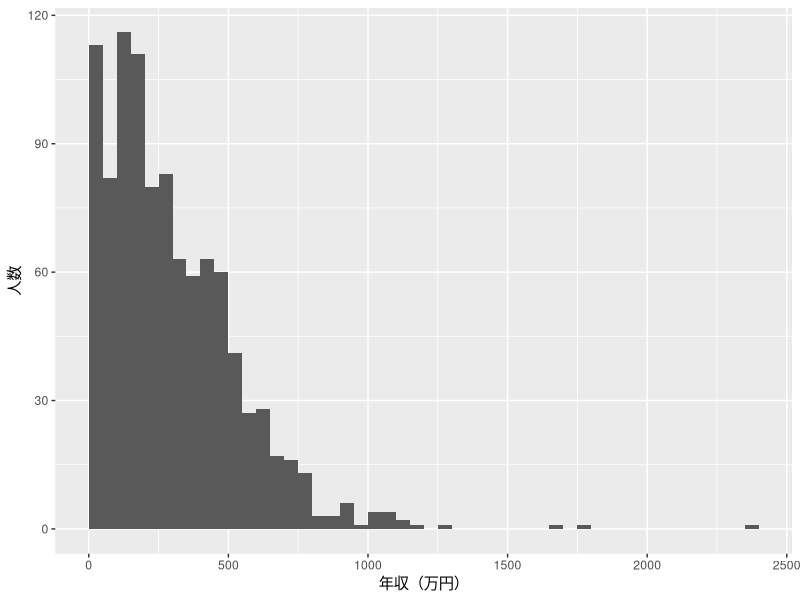
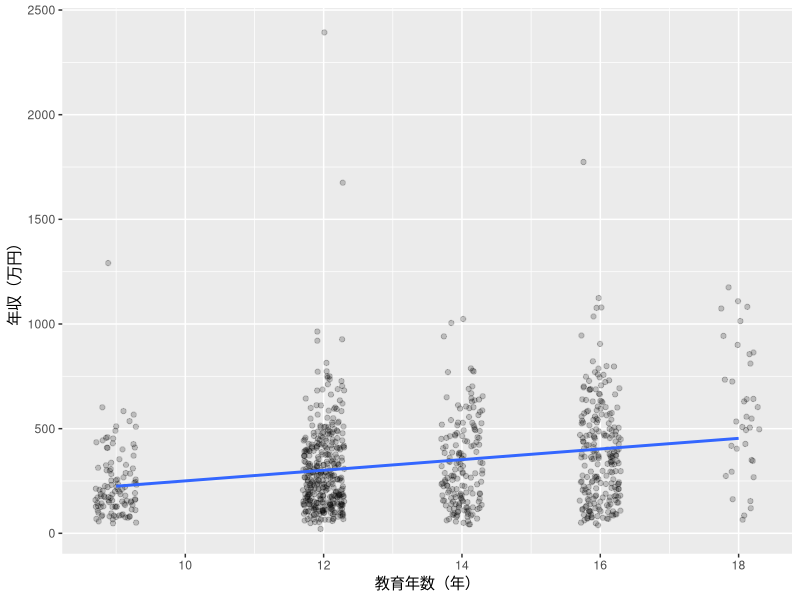
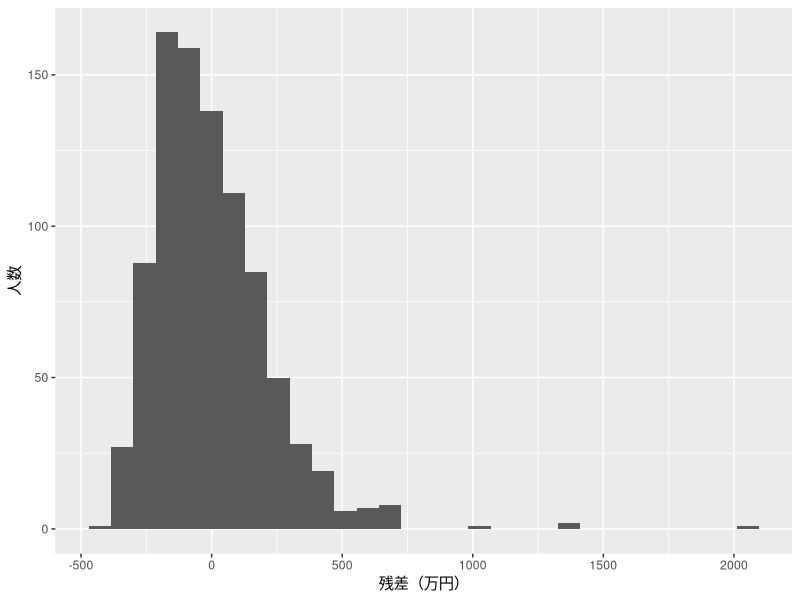
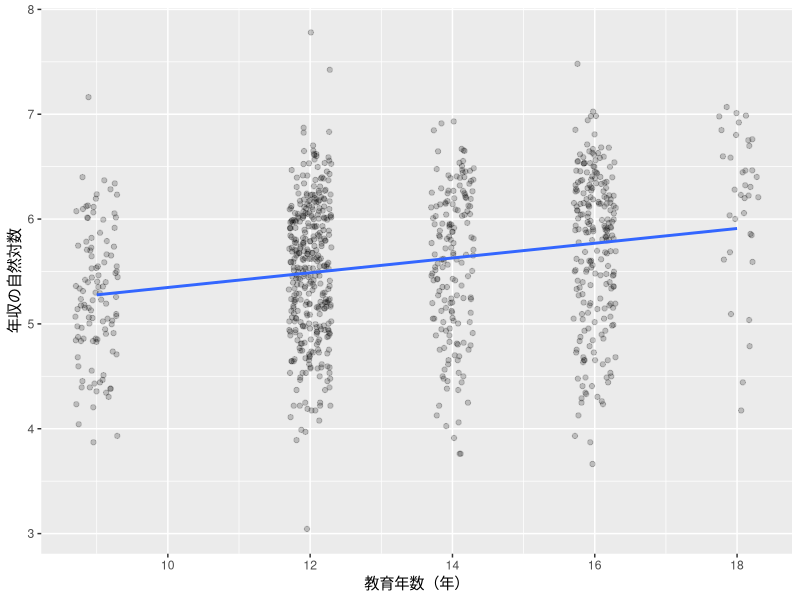
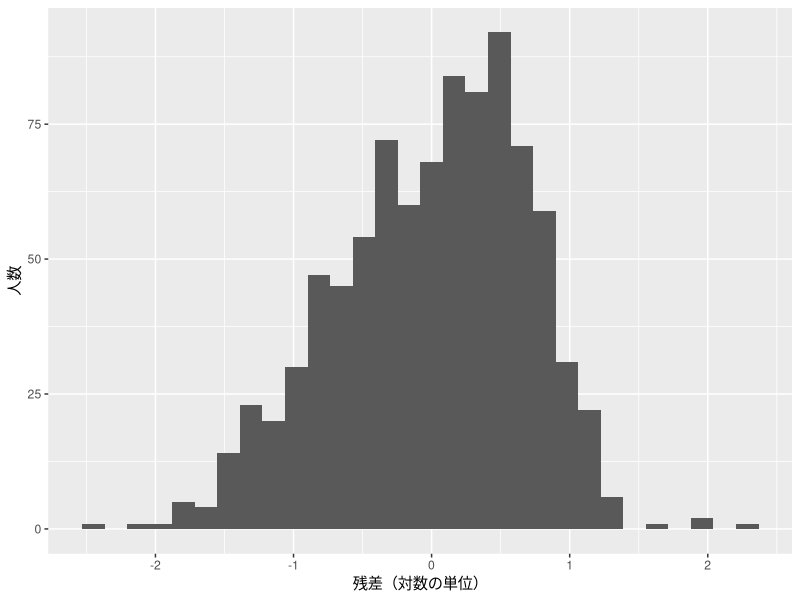
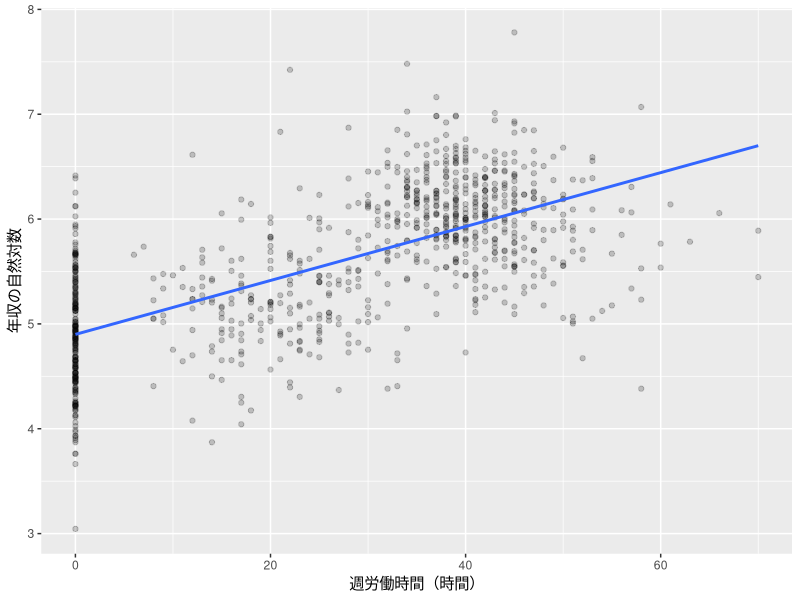

These charts were generated, in order, by the following R code:
## ---- chunk 1
#| label: log-review
log(100)
exp(log(100))
log(1)
## ---- chunk 2
#| label: log-render-read
#| include: false
# 描画には同梱CSVを使います。学生向けコードは作業フォルダから読み込みます。
survey <- readr::read_csv("../data/mock_survey.csv", show_col_types = FALSE)
## ---- chunk 3
#| label: log-income-summary-all
summary(survey$income)
## ---- chunk 4
#| label: fig-log-income-hist
#| fig-cap: "1,000人の年収の分布。棒の幅は50万円です。"
#| fig-alt: "横軸が年収（万円）、縦軸が人数のヒストグラム。0〜200万円の棒が高く、500万円を超えると急に低くなり、2,400万円近くまで右に長い裾が伸びています。"
ggplot2::ggplot(survey, ggplot2::aes(x = income)) +
  ggplot2::geom_histogram(binwidth = 50, boundary = 0) +
  ggplot2::labs(x = "年収（万円）", y = "人数")
## ---- chunk 5
#| label: log-zero-table
table(survey$income > 0)
## ---- chunk 6
#| label: log-filter
survey_positive <- survey |>
  dplyr::filter(income > 0)
nrow(survey_positive)
## ---- chunk 7
#| label: log-income-summary
summary(survey_positive$income)
## ---- chunk 8
#| label: log-linear-fit
model_linear <- lm(income ~ education_years, data = survey_positive)
## ---- chunk 9
#| label: log-linear-summary
summary(model_linear)
nobs(model_linear)
## ---- chunk 10
#| label: fig-log-linear-scatter
#| fig-cap: "教育年数と年収。線は年収をそのまま使う単回帰モデルによる当てはめ値です。点は横方向に少しずらして表示しています。"
#| fig-alt: "横軸が教育年数、縦軸が年収（万円）の散布図。9、12、14、16、18年の位置に点が縦に並び、右上がりの回帰直線の上側に、とくに高い年収の点が散らばっています。"
ggplot2::ggplot(survey_positive,
                ggplot2::aes(x = education_years, y = income)) +
  ggplot2::geom_point(alpha = 0.2,
                      position = ggplot2::position_jitter(width = 0.3, height = 0, seed = 1)) +
  ggplot2::geom_smooth(method = "lm", formula = y ~ x, se = FALSE) +
  ggplot2::labs(x = "教育年数（年）", y = "年収（万円）")
## ---- chunk 11
#| label: log-linear-residual-data
linear_residuals <- data.frame(residual = residuals(model_linear))
## ---- chunk 12
#| label: fig-log-linear-residuals
#| fig-cap: "年収をそのまま使う単回帰モデルの残差のヒストグラム。"
#| fig-alt: "横軸が残差（万円）、縦軸が人数のヒストグラム。0のやや左に山があり、右側に2,000万円近くまで長い裾が伸びています。"
ggplot2::ggplot(linear_residuals, ggplot2::aes(x = residual)) +
  ggplot2::geom_histogram(bins = 30) +
  ggplot2::labs(x = "残差（万円）", y = "人数")
## ---- chunk 13
#| label: log-log-fit
model_log <- lm(log(income) ~ education_years, data = survey_positive)
## ---- chunk 14
#| label: log-log-summary
summary(model_log)
nobs(model_log)
## ---- chunk 15
#| label: fig-log-log-scatter
#| fig-cap: "教育年数と年収の対数。線は年収の対数を使う単回帰モデルによる当てはめ値です。点は横方向に少しずらして表示しています。"
#| fig-alt: "横軸が教育年数、縦軸が年収の自然対数の散布図。9、12、14、16、18年の位置に点が縦に並び、右上がりの回帰直線の上下にほぼ同じ幅で点が散らばっています。"
ggplot2::ggplot(survey_positive,
                ggplot2::aes(x = education_years, y = log(income))) +
  ggplot2::geom_point(alpha = 0.2,
                      position = ggplot2::position_jitter(width = 0.3, height = 0, seed = 1)) +
  ggplot2::geom_smooth(method = "lm", formula = y ~ x, se = FALSE) +
  ggplot2::labs(x = "教育年数（年）", y = "年収の自然対数")
## ---- chunk 16
#| label: log-log-residual-data
log_residuals <- data.frame(residual = residuals(model_log))
## ---- chunk 17
#| label: fig-log-log-residuals
#| fig-cap: "年収の対数を使う単回帰モデルの残差のヒストグラム。"
#| fig-alt: "横軸が残差（対数の単位）、縦軸が人数のヒストグラム。0の近くに山があり、左右の裾の長さがほぼ同じです。"
ggplot2::ggplot(log_residuals, ggplot2::aes(x = residual)) +
  ggplot2::geom_histogram(bins = 30) +
  ggplot2::labs(x = "残差（対数の単位）", y = "人数")
## ---- chunk 18
#| label: log-model-comparison
model_comparison <- data.frame(
  model = c("年収をそのまま使う", "年収の対数を使う"),
  education_coefficient = c(coef(model_linear)["education_years"],
                            coef(model_log)["education_years"]),
  r_squared = c(summary(model_linear)$r.squared,
                summary(model_log)$r.squared),
  n = c(nobs(model_linear), nobs(model_log))
)
model_comparison
## ---- chunk 19
#| label: log-exercise-hours
model_hours <- lm(log(income) ~ weekly_work_hours, data = survey_positive)
summary(model_hours)
nobs(model_hours)
## ---- chunk 20
#| label: fig-log-exercise-hours
#| fig-cap: "週労働時間と年収の対数。線は年収の対数を週労働時間に回帰した単回帰モデルによる当てはめ値です。"
#| fig-alt: "横軸が週労働時間（0〜70時間）、縦軸が年収の自然対数の散布図。0時間の位置にも点が縦に並び、全体として右上がりの回帰直線の周囲に点が広がっています。"
ggplot2::ggplot(survey_positive,
                ggplot2::aes(x = weekly_work_hours, y = log(income))) +
  ggplot2::geom_point(alpha = 0.2) +
  ggplot2::geom_smooth(method = "lm", formula = y ~ x, se = FALSE) +
  ggplot2::labs(x = "週労働時間（時間）", y = "年収の自然対数")
## ---- chunk 21
#| label: log-exercise-plus-one
model_check <- lm(log(income + 1) ~ education_years, data = survey)
coef(model_check)
nobs(model_check)
